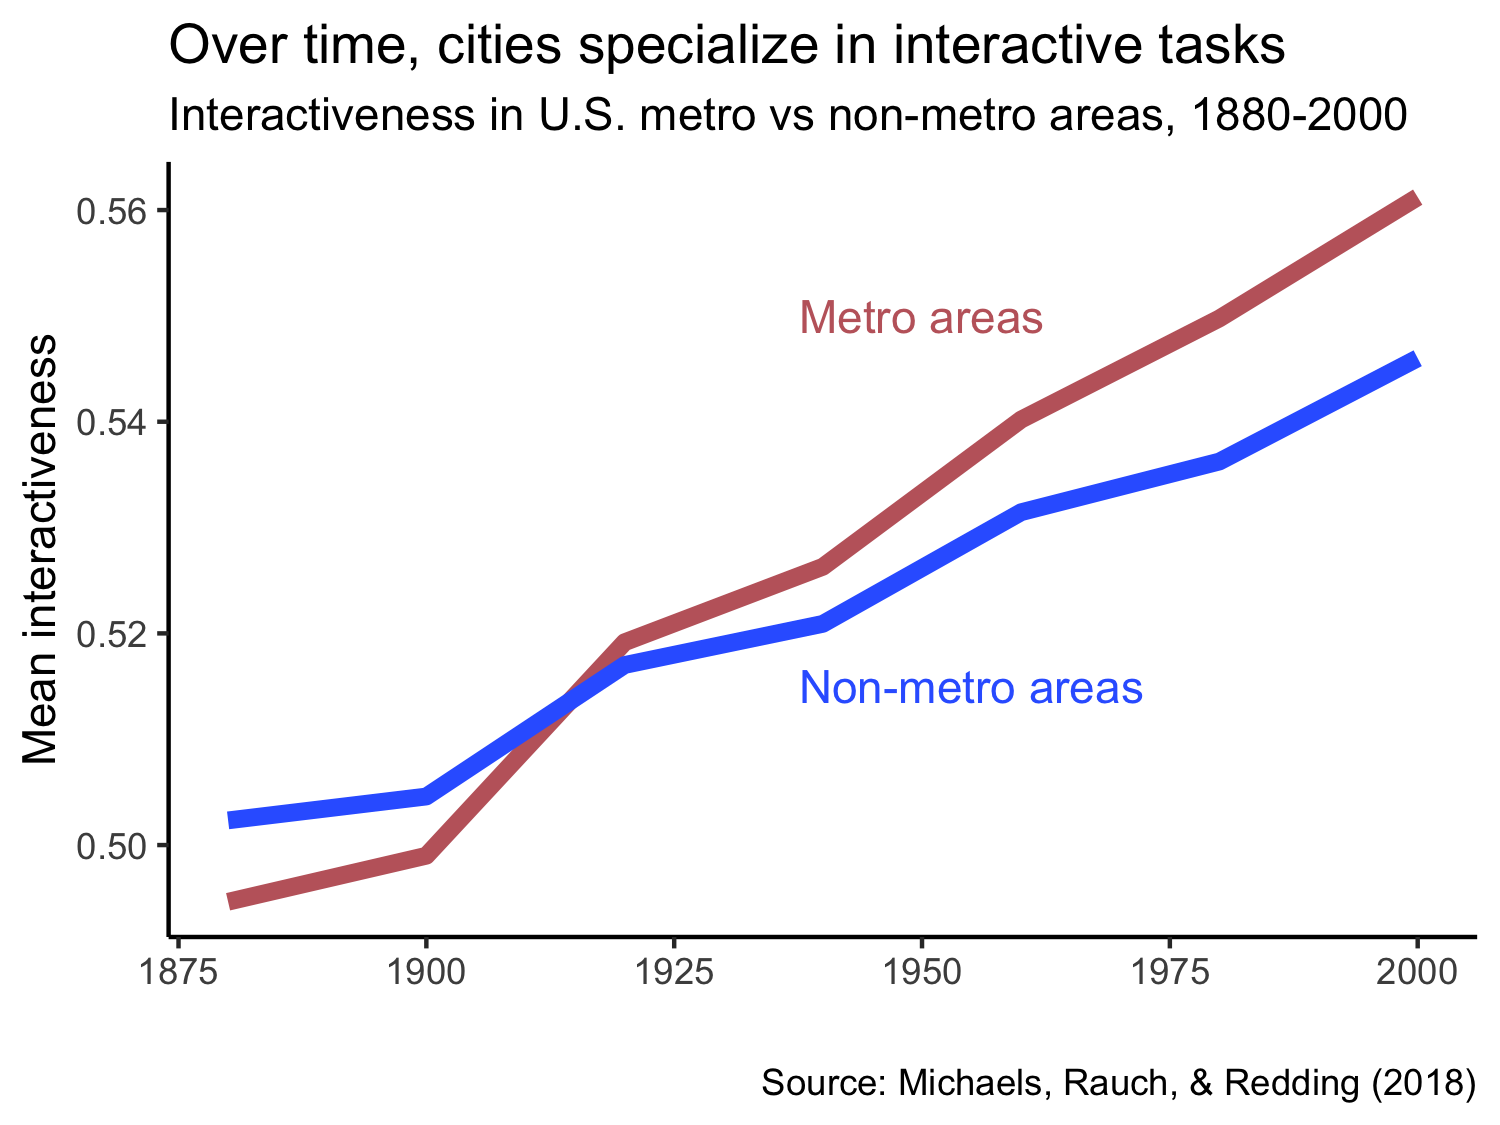

Recreate this plot in R.
# replicating main figure from 
# Michaels, G., Rauch, F. and Redding, S., 2018. Task Specialization in U.S. Cities from 1880 to 2000. _Journal of the European Economic Association_, 17(3), pp.754-798.
# https://academic.oup.com/jeea/article-abstract/17/3/754/4922084


# replication data available here: http://www.princeton.edu/~reddings/redpublish.htm

# this csv file is the result of running the Stata code to create industry/occupation weighted averages

met <- read_csv("interactiveness.csv")
head(met)

met.long <- met %>% select(-all) %>% pivot_longer(-year)

met.long %>% ggplot(aes(x=year, y=value, group=name, color=name)) +
  geom_line(lwd=2) +
  theme_classic() +
  ylim(0.48,0.58) + 
  scale_y_continuous(breaks=c(0.5, 0.52, 0.54, 0.56, 0.58)) +
  theme(legend.position = "none") +
  scale_color_manual(values=my.colors[2:3]) +
  annotate("text", x=1950, y=0.55, label="Metro areas", color=my.colors[2]) +
  annotate("text", x=1955, y=0.515, label="Non-metro areas", color=my.colors[3]) + xlab("") + ylab("Mean interactiveness") +
  labs(title="Over time, cities specialize in interactive tasks",
       subtitle="Interactiveness in U.S. metro vs non-metro areas, 1880-2000",
       caption="Source: Michaels, Rauch, & Redding (2018)")

ggsave("fig_metro.png", width=5, height=3.75)


